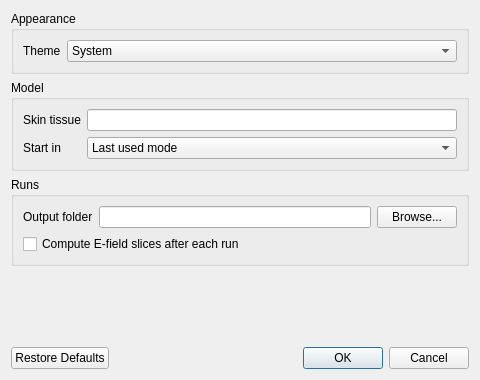
<?xml version="1.0" encoding="UTF-8"?>
<ui version="4.0">
 <class>SettingsDialog</class>
 <widget class="QDialog" name="SettingsDialog">
  <property name="geometry">
   <rect>
    <x>0</x>
    <y>0</y>
    <width>480</width>
    <height>380</height>
   </rect>
  </property>
  <property name="windowTitle">
   <string>Settings</string>
  </property>
  <layout class="QVBoxLayout" name="dialogLayout">
   <item>
    <widget class="QGroupBox" name="appearanceGroup">
     <property name="title">
      <string>Appearance</string>
     </property>
     <layout class="QFormLayout" name="appearanceLayout">
      <item row="0" column="0">
       <widget class="QLabel" name="themeLabel">
        <property name="text">
         <string>Theme</string>
        </property>
       </widget>
      </item>
      <item row="0" column="1">
       <widget class="QComboBox" name="themeCombo">
        <property name="toolTip">
         <string>System follows the light or dark setting of the operating system</string>
        </property>
        <item>
         <property name="text">
          <string>System</string>
         </property>
        </item>
        <item>
         <property name="text">
          <string>Light</string>
         </property>
        </item>
        <item>
         <property name="text">
          <string>Dark</string>
         </property>
        </item>
       </widget>
      </item>
     </layout>
    </widget>
   </item>
   <item>
    <widget class="QGroupBox" name="modelGroup">
     <property name="title">
      <string>Model</string>
     </property>
     <layout class="QFormLayout" name="modelLayout">
      <item row="0" column="0">
       <widget class="QLabel" name="skinLabel">
        <property name="text">
         <string>Skin tissue</string>
        </property>
       </widget>
      </item>
      <item row="0" column="1">
       <widget class="QLineEdit" name="skinEdit">
        <property name="toolTip">
         <string>Name of the scalp surface in the tissue index. Coils and electrodes are placed on it unless another surface is picked</string>
        </property>
       </widget>
      </item>
      <item row="1" column="0">
       <widget class="QLabel" name="startModeLabel">
        <property name="text">
         <string>Start in</string>
        </property>
       </widget>
      </item>
      <item row="1" column="1">
       <widget class="QComboBox" name="startModeCombo">
        <item>
         <property name="text">
          <string>Last used mode</string>
         </property>
        </item>
        <item>
         <property name="text">
          <string>TMS</string>
         </property>
        </item>
        <item>
         <property name="text">
          <string>TES</string>
         </property>
        </item>
       </widget>
      </item>
     </layout>
    </widget>
   </item>
   <item>
    <widget class="QGroupBox" name="runsGroup">
     <property name="title">
      <string>Runs</string>
     </property>
     <layout class="QFormLayout" name="runsLayout">
      <item row="0" column="0">
       <widget class="QLabel" name="outputLabel">
        <property name="text">
         <string>Output folder</string>
        </property>
       </widget>
      </item>
      <item row="0" column="1">
       <layout class="QHBoxLayout" name="outputLayout">
        <item>
         <widget class="QLineEdit" name="outputEdit"/>
        </item>
        <item>
         <widget class="QPushButton" name="browseButton">
          <property name="text">
           <string>Browse...</string>
          </property>
         </widget>
        </item>
       </layout>
      </item>
      <item row="1" column="0" colspan="2">
       <widget class="QCheckBox" name="slicesCheck">
        <property name="toolTip">
         <string>Adds a few seconds to a minute to each run, depending on the model</string>
        </property>
        <property name="text">
         <string>Compute E-field slices after each run</string>
        </property>
       </widget>
      </item>
     </layout>
    </widget>
   </item>
   <item>
    <spacer name="dialogSpacer">
     <property name="orientation">
      <enum>Qt::Orientation::Vertical</enum>
     </property>
     <property name="sizeHint" stdset="0">
      <size>
       <width>20</width>
       <height>0</height>
      </size>
     </property>
    </spacer>
   </item>
   <item>
    <widget class="QDialogButtonBox" name="buttonBox">
     <property name="orientation">
      <enum>Qt::Orientation::Horizontal</enum>
     </property>
     <property name="standardButtons">
      <set>QDialogButtonBox::StandardButton::Cancel|QDialogButtonBox::StandardButton::Ok|QDialogButtonBox::StandardButton::RestoreDefaults</set>
     </property>
    </widget>
   </item>
  </layout>
 </widget>
 <resources/>
 <connections>
  <connection>
   <sender>buttonBox</sender>
   <signal>accepted()</signal>
   <receiver>SettingsDialog</receiver>
   <slot>accept()</slot>
  </connection>
  <connection>
   <sender>buttonBox</sender>
   <signal>rejected()</signal>
   <receiver>SettingsDialog</receiver>
   <slot>reject()</slot>
  </connection>
 </connections>
</ui>
